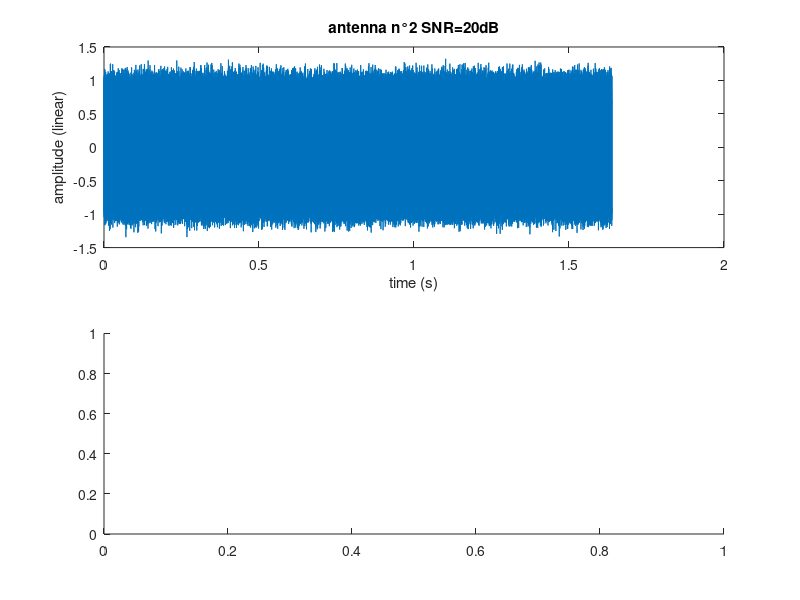

This chart was generated by the following MATLAB code: (Note: this script raises an error after producing the figure.)
%hypothesis
% far field
% narrow band (time delay => phase delay)
clear all
close all
c= 340 ; % sound speed (m/s)

%% signal configuration
nbs=65536 % sample number
Fs=40000 ; %Sampling frequency (Hz)
t=(0:nbs-1)/Fs; % time (s)
fo=3000; % frequency (Hz)
theta=30; %source position (-90degree to 90degree)

%% array configuration
M=10;  %antenna number
d= 0.05;  % distance between antennas (m)
g=ones(M,1); %antenna gain (amplitude)

delay=(0:M-1).'*d*sin(2*pi*theta/360)/c; %delay (s) assuming far field hypothesis
snr=20 ; % signal to noise ratio (dB)
phase=rand*2*pi; %sine wave phase
x=zeros(M,nbs);
for k=1:M
    x(k,:)=g(k)*sin(2*pi*fo*(t-delay(k))+phase)+sqrt(10.^(-snr/10))*randn(1,nbs);
end

%% plot signal
k=2; %antenna number
figure
subplot(2,1,1)
plot(t,x(k,:))
ylabel('amplitude (linear)')
xlabel('time (s)')
title(['antenna n°' num2str(k) ' SNR=' num2str(snr) 'dB'])
subplot(2,1,2)
psd(x(1,:),1024,Fs)

%% correlation approach (no narrow band assomption)
k1=1; % first antenna number
k2=2; % second antenna number
nt=round(Fs/fo) ; %number of delay
cor=zeros(1,nt);
for tau=0:nt-1
    cor(tau+1)=(x(k1,1:nbs-tau)*x(k2,tau+1:nbs)')/(nbs-tau);
end
cor=cor/sqrt(cov(x(k1,:)))/sqrt(cov(x(k2,:))); %normalisation
figure
plot((0:nt-1)/Fs,cor)
xlabel('delay (s)')
ylabel('correlation)')

%% phasing approach (narrow band assomption)
y=zeros(M,nbs);% frequency shift and filtering output
N=100; % length of the filter
for k=1:M
    y(k,:)=x(k,:).*exp(-1i*2*pi*fo*t);
    y(k,:)=filter(ones(1,N)/N,1,y(k,:));
end
figure
psd(y(1,:),1024,Fs)

na=1024; %nb of angles to test
angle=linspace(-90,90,na);
z=zeros(M,nbs);
beam=zeros(na,1);
for l=1:na %loop on angles  
    for k=1:M % loop on antennas
        ta=(k-1)*d*sin(2*pi*angle(l)/360)/c;
        z(k,:)=y(k,:).*exp(1i*2*pi*fo*ta);
    end
    beam(l)=cov(sum(z,1)); %mean power of the sum of all antenna at each instant
end

figure
plot(angle,beam)